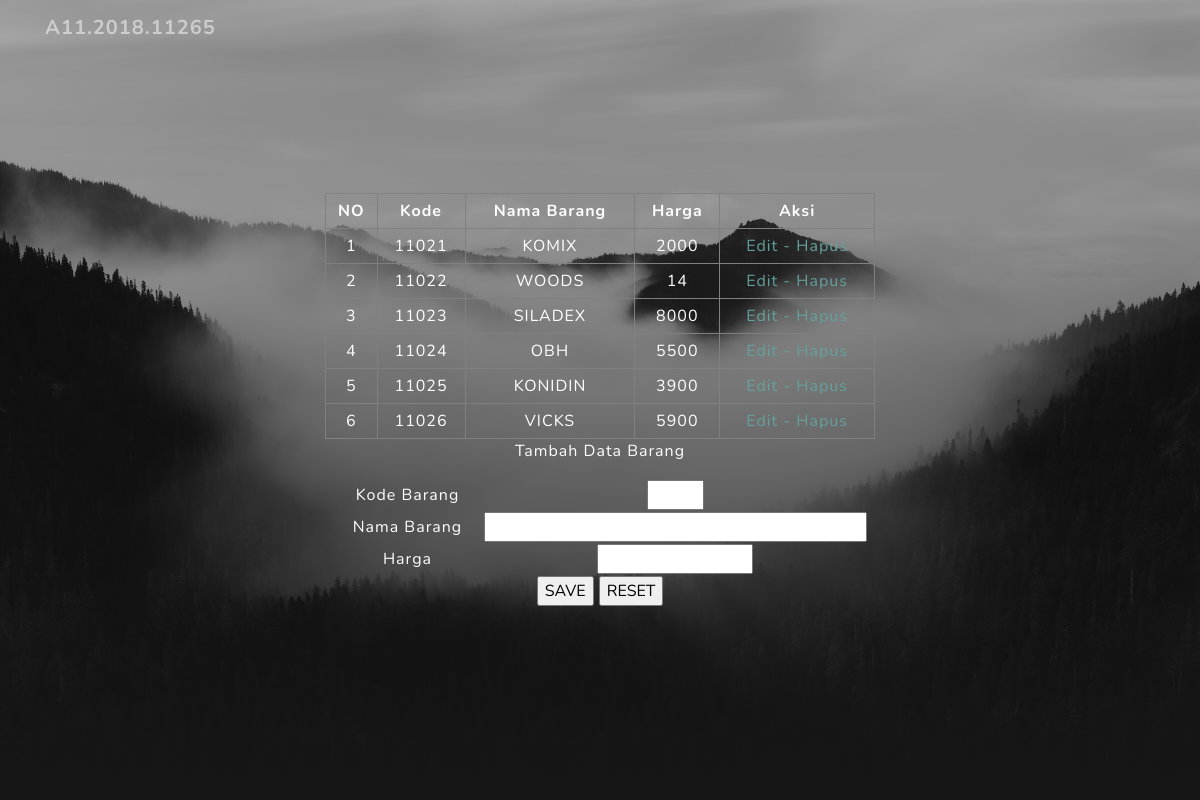
The page / on the database its author committed.
### tables this page shows
CREATE TABLE `barang` (
  `kode` char(10) NOT NULL,
  `nama_barang` varchar(45) DEFAULT NULL,
  `harga` int(10) NOT NULL
);

### index.php (the view, shortened to what this page needs)
<!DOCTYPE html>
<html lang="en">
<head>
  <link href="vendor/bootstrap/css/bootstrap.min.css" rel="stylesheet">
  <link href="vendor/fontawesome-free/css/all.min.css" rel="stylesheet">
  <link href="css/grayscale.min.css" rel="stylesheet">
</head>
<body id="page-top">
  <nav class="navbar navbar-expand-lg navbar-light fixed-top" id="mainNav">
    <div class="container">
      <a class="navbar-brand js-scroll-trigger" href="#page-top">A11.2018.11265</a>
      </div>
  </nav>
  <header class="masthead">
    <div class="container d-flex h-100 align-items-center">
      <div class="mx-auto text-center">
       <?php
include "koneksi.php";
?>
<table border="1" width="550" align="center" cellpadding="5" cellspacing=0"">
<tr><td><b>NO</b></td>
<td><b>Kode</b></td>
<td><b>Nama Barang</b></td>
<td><b>Harga</b></td>
<td><b>Aksi</b></td>
</tr>
<?php
$i=0;
$qdata= mysqli_query($connect,"select kode,nama_barang,harga from barang order by kode");
while($rdata= mysqli_fetch_array($qdata,MYSQLI_BOTH))
{
$i++;
$pkode= $rdata["kode"];
$pnama= $rdata["nama_barang"];
$pharga= $rdata["harga"];
?>
<tr>
<td><?php echo $i;?></td>
<td><?php echo $pkode;?></td>
<td><?php echo $pnama;?></td>
<td><?php echo $pharga;?></td>
<td align='center'>
        <a href='formeditbarang.php?kode=<?php echo $pkode;?>'>Edit - </a>
       <a href='hapus_barang.php?kode=<?php echo $pkode;?>'>Hapus</a></td>
</tr>
<?php
}
?>
</table>
<p align='center'>Tambah Data Barang</p>
<form method='post' action='simpan_data.php'>
	<table align="center">
	<tr><td width=150>Kode Barang </td>
	<td><input type='text' name='kode_barang' size=4></td>
	</tr>
	<tr><td>Nama Barang</td>
	<td><input type='text' name='nama_barang' size=40></td>
	</tr>
	<tr><td>Harga</td>
	<td><input type="text" name='harga' size=15></td>
	</tr>
	<tr><td colspan=2 align='center'><input type='submit' value='SAVE'>
	<input type='reset' value='RESET'></td>
	</tr>
	</table>
</form>
      </div>
    </div>
  </header>
</body>
</html>

### index.php (style rules this page uses)
td { color:#fff; }
p { color:#fff; }

### rows shown on the page
barang: kode "11021", nama_barang "KOMIX", harga "2000"
barang: kode "11022", nama_barang "WOODS", harga "14"
barang: kode "11023", nama_barang "SILADEX", harga "8000"
barang: kode "11024", nama_barang "OBH", harga "5500"
barang: kode "11025", nama_barang "KONIDIN", harga "3900"
barang: kode "11026", nama_barang "VICKS", harga "5900"
